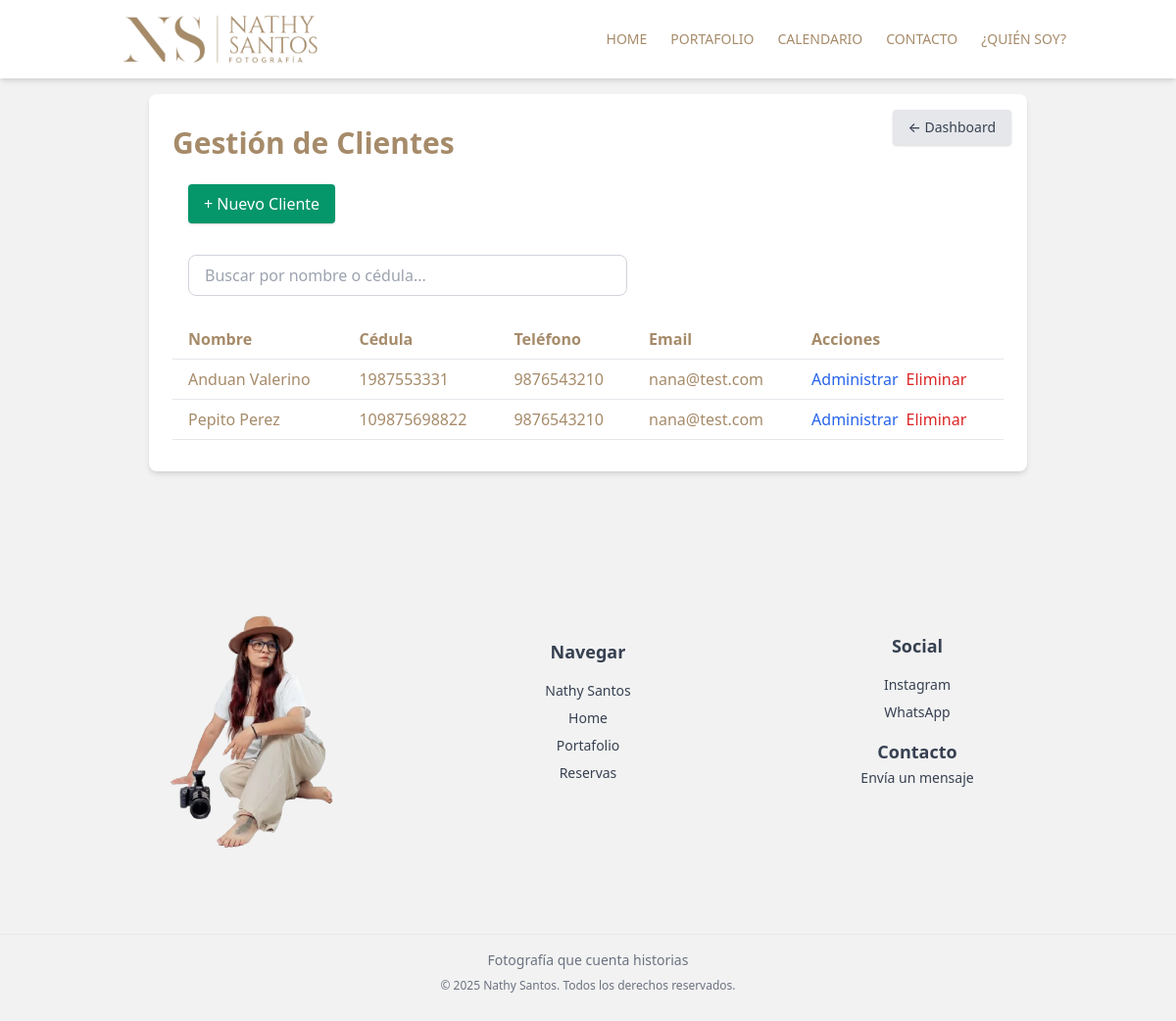
The page /clientes/ (signed in) on the database as committed earlier.
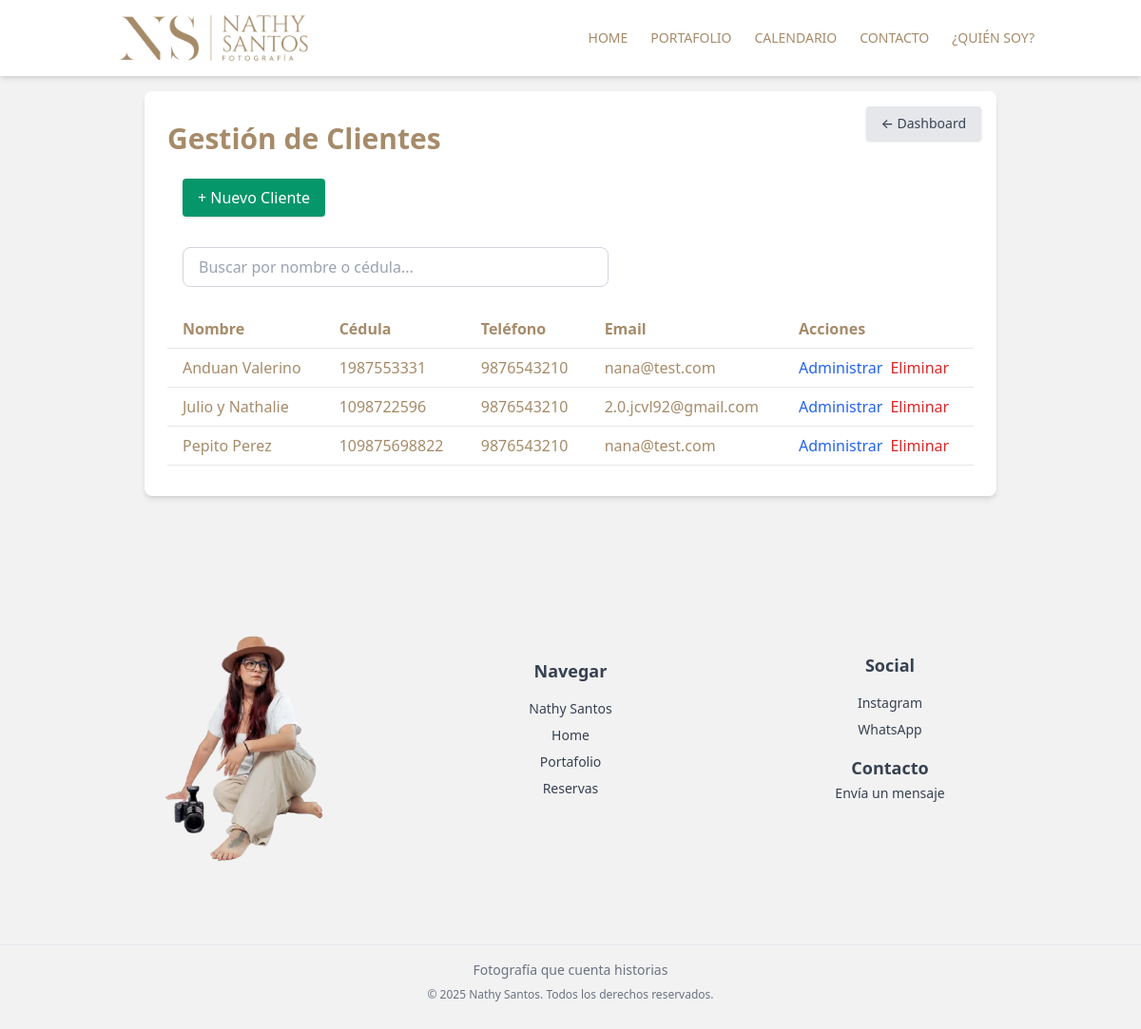
The same page on the database as committed later.
### admin_NathySantos/models.py (models this page shows, shortened)
class Cliente(models.Model):
    nombre = models.CharField(max_length=100)
    ID_CC = models.CharField(max_length=20, unique=True)
    telefono = models.CharField(max_length=20)
    email = models.EmailField()

### admin_NathySantos/views.py (the view)
# urls.py: path('clientes/', views.clientes_list, name='clientes_list'),
@login_required(login_url='/login/')
def clientes_list(request):
  query = request.GET.get("q", "").strip()
  if query:
      if query.isdigit():
          clientes = Cliente.objects.filter(ID_CC__icontains=query).order_by('ID_CC')
      else:
          clientes = Cliente.objects.filter(nombre__icontains=query).order_by('nombre')
  else:
      clientes = Cliente.objects.all().order_by('nombre')
  return render(request, 'clientes/lista_clientes.html', {"clientes": clientes, "query": query})

### admin_NathySantos/templates/clientes/lista_clientes.html (shortened to what this page needs)
{% extends 'layouts/app.html' %}
{% block content %}
<section class="py-8 px-6 max-w-4xl my-4 mx-auto bg-white shadow-md rounded-lg relative">
  <a href="{% url 'dashboard' %}"
    class="absolute top-4 right-4 bg-gray-200 hover:bg-gray-300 text-gray-700 text-sm font-medium py-2 px-4 rounded flex items-center shadow">
    &#8592; Dashboard
  </a>
  <h2 class="text-3xl font-bold mb-2">Gestión de Clientes</h2>
  <button onclick="toggleModal()"
    class=" inline-block bg-green-600 hover:bg-green-700 text-white py-2 px-4 m-4 rounded shadow">
    + Nuevo Cliente
  </button>
  <div class="m-4">
    <form method="GET" class="mb-6">
      <input type="text" name="q" placeholder="Buscar por nombre o cédula..." value="{{ query|default:'' }}"
        class="border border-gray-300 rounded-lg px-4 py-2 w-full max-w-md">
    </form>
  </div>
  <table class="w-full text-left border-collapse">
    <thead>
      <tr class="border-b">
        <th class="px-4 py-2">Nombre</th>
        <th class="px-4 py-2">Cédula</th>
        <th class="px-4 py-2">Teléfono</th>
        <th class="px-4 py-2">Email</th>
        <th class="px-4 py-2">Acciones</th>
      </tr>
    </thead>
    <tbody>
      {% for cliente in clientes %}
      {% if cliente.pk %}
      <tr class="border-b hover:bg-gray-100">
        <td class="px-4 py-2">{{ cliente.nombre }}</td>
        <td class="px-4 py-2">{{ cliente.ID_CC }}</td>
        <td class="px-4 py-2">{{ cliente.telefono }}</td>
        <td class="px-4 py-2">{{ cliente.email }}</td>
        <td class="px-4 py-2 flex space-x-2">
          <a href="{% url 'crear_evento' cliente.pk %}" class="text-blue-600 hover:underline">Administrar</a>
          <form method="POST" action="{% url 'cliente_delete' cliente.pk %}"
            onsubmit="return confirm('¿Eliminar este cliente?');">
            <button type="submit" class="text-red-600 hover:underline">Eliminar</button>
          </form>
        </td>
      </tr>
      {% endif %}
      {% empty %}
      <tr>
        <td colspan="5" class="text-center py-4 text-gray-500">Aún no hay clientes registrados.</td>
      </tr>
      {% endfor %}
    </tbody>
  </table>
</section>
{% endblock %}

Rows that differ between the two databases and show on the page:
added Cliente: nombre "Julio y Nathalie", ID_CC "1098722596", telefono "9876543210", email "2.0.jcvl92@gmail.com"
